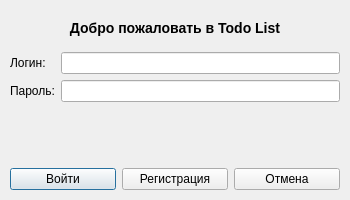
<?xml version="1.0" encoding="UTF-8"?>
<ui version="4.0">
 <class>LoginDialog</class>
 <widget class="QDialog" name="LoginDialog">
  <property name="geometry">
   <rect>
    <x>0</x>
    <y>0</y>
    <width>350</width>
    <height>200</height>
   </rect>
  </property>
  <property name="minimumSize">
   <size>
    <width>300</width>
    <height>180</height>
   </size>
  </property>
  <property name="windowTitle">
   <string>Вход в систему</string>
  </property>
  <property name="modal">
   <bool>true</bool>
  </property>
  <widget class="QWidget" name="centralwidget" native="true">
   <property name="geometry">
    <rect>
     <x>10</x>
     <y>10</y>
     <width>330</width>
     <height>180</height>
    </rect>
   </property>
   <layout class="QVBoxLayout" name="verticalLayout">
    <item>
     <widget class="QLabel" name="title_label">
      <property name="text">
       <string>Добро пожаловать в Todo List</string>
      </property>
      <property name="alignment">
       <set>Qt::AlignCenter</set>
      </property>
      <property name="styleSheet">
       <string>font-size: 14px; font-weight: bold; margin: 10px;</string>
      </property>
     </widget>
    </item>
    <item>
     <layout class="QFormLayout" name="formLayout">
      <item row="0" column="0">
       <widget class="QLabel" name="username_label">
        <property name="text">
         <string>Логин:</string>
        </property>
       </widget>
      </item>
      <item row="0" column="1">
       <widget class="QLineEdit" name="username_input"/>
      </item>
      <item row="1" column="0">
       <widget class="QLabel" name="password_label">
        <property name="text">
         <string>Пароль:</string>
        </property>
       </widget>
      </item>
      <item row="1" column="1">
       <widget class="QLineEdit" name="password_input">
        <property name="echoMode">
         <enum>QLineEdit::Password</enum>
        </property>
       </widget>
      </item>
     </layout>
    </item>
    <item>
     <spacer name="verticalSpacer">
      <property name="orientation">
       <enum>Qt::Vertical</enum>
      </property>
      <property name="sizeHint" stdset="0">
       <size>
        <width>20</width>
        <height>20</height>
       </size>
      </property>
     </spacer>
    </item>
    <item>
     <layout class="QHBoxLayout" name="button_layout">
      <item>
       <widget class="QPushButton" name="login_button">
        <property name="text">
         <string>Войти</string>
        </property>
        <property name="default">
         <bool>true</bool>
        </property>
       </widget>
      </item>
      <item>
       <widget class="QPushButton" name="register_button">
        <property name="text">
         <string>Регистрация</string>
        </property>
       </widget>
      </item>
      <item>
       <widget class="QPushButton" name="cancel_button">
        <property name="text">
         <string>Отмена</string>
        </property>
       </widget>
      </item>
     </layout>
    </item>
   </layout>
  </widget>
 </widget>
 <resources/>
 <connections/>
</ui>
